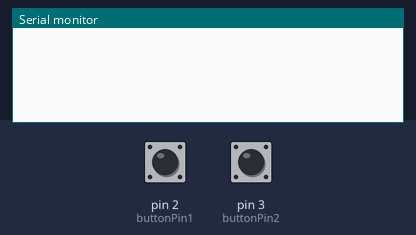
The sketch below on a simulated Arduino Leonardo, built with avr-gcc and run on an emulated ATmega32U4. Shown: the last lines printed to the serial monitor. The test bench sets the inputs (shaded band); at power-on: pin 2 (buttonPin1) HIGH, pin 3 (buttonPin2) HIGH.

Above: at 1.2 s.
1.3 s: pin 2 (buttonPin1) pulled LOW for 0.15 s
At 2.5 s:
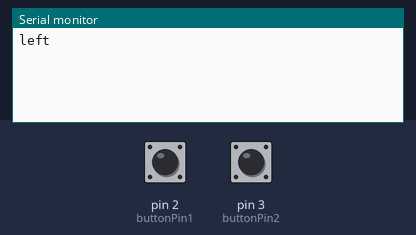
2.9 s: pin 3 (buttonPin2) pulled LOW for 0.15 s
At 3.8 s:
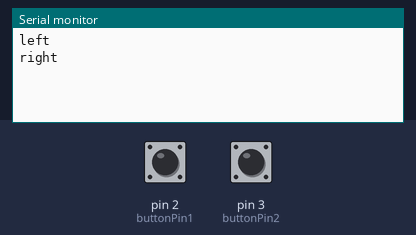
4.5 s: pin 2 (buttonPin1) driven LOW and pin 3 (buttonPin2) driven LOW
At 5.9 s:
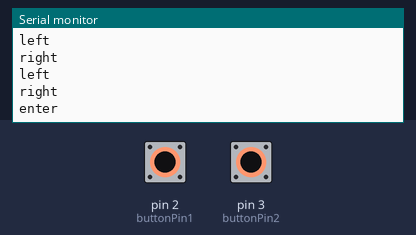

The sketch:

dq-button.ino
```cpp
#include "Keyboard.h"

const int buttonPin1 = 2; // 첫 번째 버튼 핀 번호
const int buttonPin2 = 3; // 두 번째 버튼 핀 번호
const unsigned long debounceDelay = 50; // 디바운싱 딜레이 (밀리초)
const unsigned long shortPressDuration = 100; // 짧은 누름으로 간주할 시간 (밀리초)

int lastButtonState1 = HIGH;  // 첫 번째 버튼의 마지막 상태
int buttonState1 = HIGH;      // 첫 번째 버튼의 현재 상태
unsigned long lastDebounceTime1 = 0; // 첫 번째 버튼의 마지막 디바운싱 시간
unsigned long pressStartTime1 = 0; // 첫 번째 버튼의 누름 시작 시간

int lastButtonState2 = HIGH;  // 두 번째 버튼의 마지막 상태
int buttonState2 = HIGH;      // 두 번째 버튼의 현재 상태
unsigned long lastDebounceTime2 = 0; // 두 번째 버튼의 마지막 디바운싱 시간
unsigned long pressStartTime2 = 0; // 두 번째 버튼의 누름 시작 시간

bool enterPrinted = false; // "enter" 메시지가 출력되었는지 추적하는 변수

bool shortFlag1 = false;
bool shortFlag2 = false;

void setup() {
  // 버튼 핀을 입력으로 설정
  pinMode(buttonPin1, INPUT_PULLUP);
  pinMode(buttonPin2, INPUT_PULLUP);
  // 시리얼 통신 시작
  Serial.begin(9600);
}

void loop() {
  // 현재 버튼 상태를 읽기
  int reading1 = digitalRead(buttonPin1);
  int reading2 = digitalRead(buttonPin2);

  // 첫 번째 버튼 디바운싱 처리
  if (reading1 != lastButtonState1) {
    lastDebounceTime1 = millis();

    // 버튼이 눌렸을 때 즉시 반응하도록 처리
    if (reading1 == LOW && lastButtonState1 == HIGH) {
      Serial.println("left");
      Keyboard.write(KEY_LEFT_ARROW);
      Keyboard.releaseAll();
      shortFlag1 = true;
    }
  }

  if ((millis() - lastDebounceTime1) > debounceDelay) {
    // 디바운싱 후 버튼 상태가 바뀌었는지 확인
    if (reading1 != buttonState1) {
      buttonState1 = reading1;
      // 버튼 상태가 LOW(눌림)이 되었을 때 누름 시작 시간 기록
      if(shortFlag1){
        // Serial.println("shortButton 1 pressed");
      }else{
        if (buttonState1 == LOW) {
          pressStartTime1 = millis();
          Serial.println("longButton 1 pressed");
          Keyboard.write(KEY_LEFT_ARROW);
          Keyboard.releaseAll();
          shortFlag1 = false;
        } else {
          // 버튼이 떼졌을 때 짧은 누름으로 판단하고 메시지 출력
          if (millis() - pressStartTime1 < shortPressDuration && !(buttonState1 == LOW && buttonState2 == LOW)) {
            // Serial.println("Button 1 pressed");
          }
        }
      }
    }
  }
  // 마지막 버튼 상태 업데이트
  lastButtonState1 = reading1;

  // 두 번째 버튼 디바운싱 처리
  if (reading2 != lastButtonState2) {
    lastDebounceTime2 = millis();

    // 버튼이 눌렸을 때 즉시 반응하도록 처리
    if (reading2 == LOW && lastButtonState2 == HIGH) {
      Serial.println("right");
      Keyboard.write(KEY_RIGHT_ARROW);
      Keyboard.releaseAll();
      shortFlag2 = true;
    }
  }

  if ((millis() - lastDebounceTime2) > debounceDelay) {
    // 디바운싱 후 버튼 상태가 바뀌었는지 확인
    if (reading2 != buttonState2) {
      buttonState2 = reading2;

      if(shortFlag2){
        // Serial.println("shortButton 2 pressed");
      }else{
          // 버튼 상태가 LOW(눌림)이 되었을 때 누름 시작 시간 기록
          if (buttonState2 == LOW) {
            pressStartTime2 = millis();
            Serial.println("Button 2 pressed");
            Keyboard.write(KEY_RIGHT_ARROW);
            Keyboard.releaseAll();
            shortFlag2 = false;
          } else {
            // 버튼이 떼졌을 때 짧은 누름으로 판단하고 메시지 출력
            if (millis() - pressStartTime2 < shortPressDuration && !(buttonState1 == LOW && buttonState2 == LOW)) {
              // Serial.println("Button 2 pressed");
          }
        }
      }
    }
  }

  // 마지막 버튼 상태 업데이트
  lastButtonState2 = reading2;

  // 두 버튼이 모두 눌렸는지 확인
  if (buttonState1 == LOW && buttonState2 == LOW) {
    if (!enterPrinted) {
      Serial.println("enter");
      Keyboard.write(KEY_RETURN);
      Keyboard.releaseAll();
      enterPrinted = true; // "enter" 메시지가 출력되었음을 표시
    }
  } else {
    enterPrinted = false; // 두 버튼이 모두 눌리지 않은 경우 상태를 초기화
  }

  // 디버깅 출력을 너무 자주 하지 않도록 약간의 지연 추가
  delay(50);
}
```

Measured:
- after the input at 1.3 s, the serial monitor: prints a new line at once (image 1)
- after the input at 2.9 s, the serial monitor: prints a new line at once (image 2)
- after the input at 4.5 s, the serial monitor: prints a new line at once (image 3)
